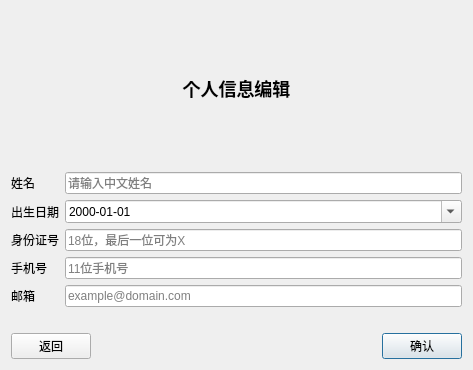
<?xml version="1.0" encoding="UTF-8"?>
<ui version="4.0">
 <class>EditProfile</class>
 <widget class="QDialog" name="EditProfile">
  <property name="geometry">
   <rect>
    <x>0</x>
    <y>0</y>
    <width>473</width>
    <height>370</height>
   </rect>
  </property>
  <property name="windowTitle">
   <string>编辑个人信息</string>
  </property>
  <layout class="QVBoxLayout" name="verticalLayout">
   <item>
    <widget class="QLabel" name="labelTitle">
     <property name="styleSheet">
      <string notr="true">font-size:18px;font-weight:bold;margin:6px 0;</string>
     </property>
     <property name="text">
      <string>个人信息编辑</string>
     </property>
     <property name="alignment">
      <set>Qt::AlignCenter</set>
     </property>
    </widget>
   </item>
   <item>
    <layout class="QFormLayout" name="formLayout">
     <item row="0" column="0">
      <widget class="QLabel" name="labelName">
       <property name="text">
        <string>姓名</string>
       </property>
      </widget>
     </item>
     <item row="0" column="1">
      <widget class="QLineEdit" name="lineEditName">
       <property name="maxLength">
        <number>20</number>
       </property>
       <property name="placeholderText">
        <string>请输入中文姓名</string>
       </property>
      </widget>
     </item>
     <item row="1" column="0">
      <widget class="QLabel" name="labelBirth">
       <property name="text">
        <string>出生日期</string>
       </property>
      </widget>
     </item>
     <item row="1" column="1">
      <widget class="QDateEdit" name="dateEditBirth">
       <property name="displayFormat">
        <string>yyyy-MM-dd</string>
       </property>
       <property name="calendarPopup">
        <bool>true</bool>
       </property>
      </widget>
     </item>
     <item row="2" column="0">
      <widget class="QLabel" name="labelId">
       <property name="text">
        <string>身份证号</string>
       </property>
      </widget>
     </item>
     <item row="2" column="1">
      <widget class="QLineEdit" name="lineEditIdNumber">
       <property name="maxLength">
        <number>18</number>
       </property>
       <property name="placeholderText">
        <string>18位，最后一位可为X</string>
       </property>
      </widget>
     </item>
     <item row="3" column="0">
      <widget class="QLabel" name="labelPhone">
       <property name="text">
        <string>手机号</string>
       </property>
      </widget>
     </item>
     <item row="3" column="1">
      <widget class="QLineEdit" name="lineEditPhone">
       <property name="maxLength">
        <number>11</number>
       </property>
       <property name="placeholderText">
        <string>11位手机号</string>
       </property>
      </widget>
     </item>
     <item row="4" column="0">
      <widget class="QLabel" name="labelEmail">
       <property name="text">
        <string>邮箱</string>
       </property>
      </widget>
     </item>
     <item row="4" column="1">
      <widget class="QLineEdit" name="lineEditEmail">
       <property name="maxLength">
        <number>254</number>
       </property>
       <property name="placeholderText">
        <string>example@domain.com</string>
       </property>
      </widget>
     </item>
    </layout>
   </item>
   <item>
    <layout class="QHBoxLayout" name="buttonLayout">
     <item>
      <widget class="QPushButton" name="pushButtonBack">
       <property name="text">
        <string>返回</string>
       </property>
      </widget>
     </item>
     <item>
      <spacer name="horizontalSpacer">
       <property name="orientation">
        <enum>Qt::Horizontal</enum>
       </property>
       <property name="sizeHint" stdset="0">
        <size>
         <width>40</width>
         <height>20</height>
        </size>
       </property>
      </spacer>
     </item>
     <item>
      <widget class="QPushButton" name="pushButtonConfirm">
       <property name="text">
        <string>确认</string>
       </property>
       <property name="default">
        <bool>true</bool>
       </property>
      </widget>
     </item>
    </layout>
   </item>
  </layout>
 </widget>
 <tabstops>
  <tabstop>lineEditName</tabstop>
  <tabstop>dateEditBirth</tabstop>
  <tabstop>lineEditIdNumber</tabstop>
  <tabstop>lineEditPhone</tabstop>
  <tabstop>lineEditEmail</tabstop>
  <tabstop>pushButtonBack</tabstop>
  <tabstop>pushButtonConfirm</tabstop>
 </tabstops>
 <resources/>
 <connections/>
</ui>
